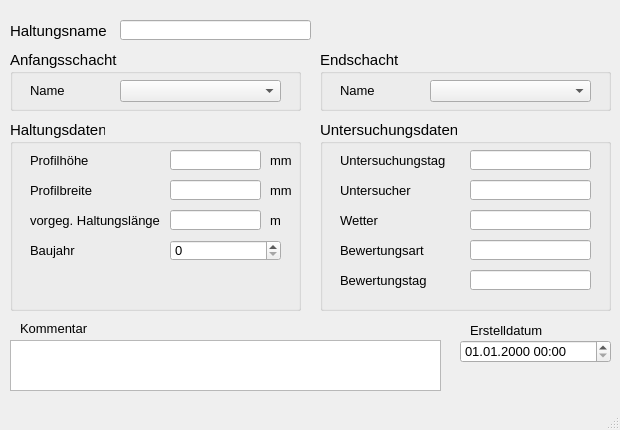
<?xml version="1.0" encoding="UTF-8"?>
<ui version="4.0">
 <class>MainWindow</class>
 <widget class="QMainWindow" name="MainWindow">
  <property name="geometry">
   <rect>
    <x>0</x>
    <y>0</y>
    <width>620</width>
    <height>430</height>
   </rect>
  </property>
  <property name="sizePolicy">
   <sizepolicy hsizetype="Preferred" vsizetype="Preferred">
    <horstretch>0</horstretch>
    <verstretch>0</verstretch>
   </sizepolicy>
  </property>
  <property name="minimumSize">
   <size>
    <width>620</width>
    <height>430</height>
   </size>
  </property>
  <property name="baseSize">
   <size>
    <width>0</width>
    <height>0</height>
   </size>
  </property>
  <property name="font">
   <font>
    <family>Tahoma</family>
    <pointsize>10</pointsize>
   </font>
  </property>
  <property name="windowTitle">
   <string>MainWindow</string>
  </property>
  <widget class="QWidget" name="centralwidget">
   <widget class="QLabel" name="label">
    <property name="geometry">
     <rect>
      <x>10</x>
      <y>20</y>
      <width>131</width>
      <height>21</height>
     </rect>
    </property>
    <property name="font">
     <font>
      <family>Tahoma</family>
      <pointsize>11</pointsize>
     </font>
    </property>
    <property name="text">
     <string>Haltungsname</string>
    </property>
   </widget>
   <widget class="QGroupBox" name="groupBox">
    <property name="geometry">
     <rect>
      <x>10</x>
      <y>50</y>
      <width>291</width>
      <height>61</height>
     </rect>
    </property>
    <property name="font">
     <font>
      <family>Tahoma</family>
      <pointsize>11</pointsize>
     </font>
    </property>
    <property name="title">
     <string>Anfangsschacht</string>
    </property>
    <widget class="QLabel" name="label_3">
     <property name="geometry">
      <rect>
       <x>20</x>
       <y>30</y>
       <width>91</width>
       <height>21</height>
      </rect>
     </property>
     <property name="font">
      <font>
       <family>Tahoma</family>
       <pointsize>10</pointsize>
      </font>
     </property>
     <property name="text">
      <string>Name</string>
     </property>
    </widget>
    <widget class="QComboBox" name="schoben">
     <property name="geometry">
      <rect>
       <x>110</x>
       <y>30</y>
       <width>161</width>
       <height>22</height>
      </rect>
     </property>
     <property name="font">
      <font>
       <family>Tahoma</family>
       <pointsize>10</pointsize>
      </font>
     </property>
     <property name="toolTip">
      <string>&lt;html&gt;&lt;head/&gt;&lt;body&gt;&lt;p&gt;Name des oberen Schachts&lt;/p&gt;&lt;/body&gt;&lt;/html&gt;</string>
     </property>
     <property name="statusTip">
      <string>Name des oberen Schachts</string>
     </property>
    </widget>
   </widget>
   <widget class="QGroupBox" name="groupBox_3">
    <property name="geometry">
     <rect>
      <x>320</x>
      <y>50</y>
      <width>291</width>
      <height>61</height>
     </rect>
    </property>
    <property name="font">
     <font>
      <family>Tahoma</family>
      <pointsize>11</pointsize>
     </font>
    </property>
    <property name="title">
     <string>Endschacht</string>
    </property>
    <widget class="QLabel" name="label_9">
     <property name="geometry">
      <rect>
       <x>20</x>
       <y>30</y>
       <width>71</width>
       <height>21</height>
      </rect>
     </property>
     <property name="font">
      <font>
       <family>Tahoma</family>
       <pointsize>10</pointsize>
      </font>
     </property>
     <property name="text">
      <string>Name</string>
     </property>
    </widget>
    <widget class="QComboBox" name="schunten">
     <property name="geometry">
      <rect>
       <x>110</x>
       <y>30</y>
       <width>161</width>
       <height>22</height>
      </rect>
     </property>
     <property name="font">
      <font>
       <family>Tahoma</family>
       <pointsize>10</pointsize>
      </font>
     </property>
     <property name="toolTip">
      <string>&lt;html&gt;&lt;head/&gt;&lt;body&gt;&lt;p&gt;Name des unteren Schachts&lt;/p&gt;&lt;/body&gt;&lt;/html&gt;</string>
     </property>
     <property name="statusTip">
      <string>Name des unteren Schachts</string>
     </property>
    </widget>
   </widget>
   <widget class="QTextEdit" name="kommentar">
    <property name="geometry">
     <rect>
      <x>10</x>
      <y>340</y>
      <width>431</width>
      <height>51</height>
     </rect>
    </property>
    <property name="font">
     <font>
      <family>Tahoma</family>
      <pointsize>10</pointsize>
     </font>
    </property>
    <property name="toolTip">
     <string>&lt;html&gt;&lt;head/&gt;&lt;body&gt;&lt;p&gt;Platz für zusätzliche Kommentare.&lt;/p&gt;&lt;/body&gt;&lt;/html&gt;</string>
    </property>
    <property name="statusTip">
     <string>Platz für zusätzliche Kommentare.</string>
    </property>
   </widget>
   <widget class="QLabel" name="label_22">
    <property name="geometry">
     <rect>
      <x>20</x>
      <y>320</y>
      <width>81</width>
      <height>16</height>
     </rect>
    </property>
    <property name="font">
     <font>
      <family>Tahoma</family>
      <pointsize>10</pointsize>
     </font>
    </property>
    <property name="text">
     <string>Kommentar</string>
    </property>
   </widget>
   <widget class="QLineEdit" name="haltnam">
    <property name="geometry">
     <rect>
      <x>120</x>
      <y>20</y>
      <width>191</width>
      <height>20</height>
     </rect>
    </property>
    <property name="font">
     <font>
      <family>Tahoma</family>
      <pointsize>10</pointsize>
     </font>
    </property>
    <property name="toolTip">
     <string>&lt;html&gt;&lt;head/&gt;&lt;body&gt;&lt;p&gt;Eindeutiger Haltungsname&lt;/p&gt;&lt;/body&gt;&lt;/html&gt;</string>
    </property>
    <property name="statusTip">
     <string>Eindeutiger Haltungsname</string>
    </property>
   </widget>
   <widget class="QGroupBox" name="groupBox_2">
    <property name="geometry">
     <rect>
      <x>10</x>
      <y>120</y>
      <width>291</width>
      <height>191</height>
     </rect>
    </property>
    <property name="font">
     <font>
      <family>Tahoma</family>
      <pointsize>11</pointsize>
     </font>
    </property>
    <property name="title">
     <string>Haltungsdaten</string>
    </property>
    <widget class="QLabel" name="label_7">
     <property name="geometry">
      <rect>
       <x>20</x>
       <y>60</y>
       <width>101</width>
       <height>21</height>
      </rect>
     </property>
     <property name="font">
      <font>
       <family>Tahoma</family>
       <pointsize>10</pointsize>
      </font>
     </property>
     <property name="text">
      <string>Profilbreite</string>
     </property>
    </widget>
    <widget class="QLabel" name="label_20">
     <property name="geometry">
      <rect>
       <x>260</x>
       <y>60</y>
       <width>31</width>
       <height>21</height>
      </rect>
     </property>
     <property name="font">
      <font>
       <family>Tahoma</family>
       <pointsize>10</pointsize>
      </font>
     </property>
     <property name="text">
      <string>mm</string>
     </property>
    </widget>
    <widget class="QLabel" name="label_21">
     <property name="geometry">
      <rect>
       <x>260</x>
       <y>90</y>
       <width>31</width>
       <height>21</height>
      </rect>
     </property>
     <property name="font">
      <font>
       <family>Tahoma</family>
       <pointsize>10</pointsize>
      </font>
     </property>
     <property name="text">
      <string>m </string>
     </property>
    </widget>
    <widget class="QLineEdit" name="laenge">
     <property name="geometry">
      <rect>
       <x>160</x>
       <y>90</y>
       <width>91</width>
       <height>20</height>
      </rect>
     </property>
     <property name="font">
      <font>
       <family>Tahoma</family>
       <pointsize>10</pointsize>
      </font>
     </property>
     <property name="toolTip">
      <string>&lt;html&gt;&lt;head/&gt;&lt;body&gt;&lt;p&gt;&lt;span style=&quot; font-size:10pt;&quot;&gt;vorgegebene Haltungslänge, falls diese nicht automatisch berechnet werden soll&lt;/span&gt;&lt;/p&gt;&lt;/body&gt;&lt;/html&gt;</string>
     </property>
     <property name="statusTip">
      <string>vorgegebene Haltungslänge, falls diese nicht automatisch berechnet werden soll</string>
     </property>
    </widget>
    <widget class="QLabel" name="label_17">
     <property name="geometry">
      <rect>
       <x>20</x>
       <y>90</y>
       <width>151</width>
       <height>21</height>
      </rect>
     </property>
     <property name="font">
      <font>
       <family>Tahoma</family>
       <pointsize>10</pointsize>
      </font>
     </property>
     <property name="text">
      <string>vorgeg. Haltungslänge</string>
     </property>
    </widget>
    <widget class="QLineEdit" name="hoehe">
     <property name="geometry">
      <rect>
       <x>160</x>
       <y>30</y>
       <width>91</width>
       <height>20</height>
      </rect>
     </property>
     <property name="font">
      <font>
       <family>Tahoma</family>
       <pointsize>10</pointsize>
      </font>
     </property>
     <property name="toolTip">
      <string>&lt;html&gt;&lt;head/&gt;&lt;body&gt;&lt;p&gt;Bedeutung hängt vom Profiltyp ab&lt;/p&gt;&lt;/body&gt;&lt;/html&gt;</string>
     </property>
     <property name="statusTip">
      <string>Bedeutung hängt vom Profiltyp ab</string>
     </property>
    </widget>
    <widget class="QLabel" name="label_16">
     <property name="geometry">
      <rect>
       <x>260</x>
       <y>30</y>
       <width>31</width>
       <height>21</height>
      </rect>
     </property>
     <property name="font">
      <font>
       <family>Tahoma</family>
       <pointsize>10</pointsize>
      </font>
     </property>
     <property name="text">
      <string>mm</string>
     </property>
    </widget>
    <widget class="QLineEdit" name="breite">
     <property name="geometry">
      <rect>
       <x>160</x>
       <y>60</y>
       <width>91</width>
       <height>20</height>
      </rect>
     </property>
     <property name="font">
      <font>
       <family>Tahoma</family>
       <pointsize>10</pointsize>
      </font>
     </property>
     <property name="toolTip">
      <string>&lt;html&gt;&lt;head/&gt;&lt;body&gt;&lt;p&gt;Bedeutung hängt vom Profiltyp ab&lt;/p&gt;&lt;/body&gt;&lt;/html&gt;</string>
     </property>
     <property name="statusTip">
      <string>Bedeutung hängt vom Profiltyp ab</string>
     </property>
    </widget>
    <widget class="QLabel" name="label_6">
     <property name="geometry">
      <rect>
       <x>20</x>
       <y>30</y>
       <width>101</width>
       <height>21</height>
      </rect>
     </property>
     <property name="font">
      <font>
       <family>Tahoma</family>
       <pointsize>10</pointsize>
      </font>
     </property>
     <property name="text">
      <string>Profilhöhe</string>
     </property>
    </widget>
    <widget class="QLabel" name="label_60">
     <property name="geometry">
      <rect>
       <x>20</x>
       <y>120</y>
       <width>151</width>
       <height>21</height>
      </rect>
     </property>
     <property name="font">
      <font>
       <family>Tahoma</family>
       <pointsize>10</pointsize>
      </font>
     </property>
     <property name="text">
      <string>Baujahr</string>
     </property>
    </widget>
    <widget class="QSpinBox" name="baujahr">
     <property name="geometry">
      <rect>
       <x>160</x>
       <y>120</y>
       <width>111</width>
       <height>21</height>
      </rect>
     </property>
     <property name="font">
      <font>
       <family>Tahoma</family>
       <pointsize>10</pointsize>
      </font>
     </property>
    </widget>
   </widget>
   <widget class="QLabel" name="label_71">
    <property name="geometry">
     <rect>
      <x>470</x>
      <y>320</y>
      <width>91</width>
      <height>21</height>
     </rect>
    </property>
    <property name="text">
     <string>Erstelldatum</string>
    </property>
   </widget>
   <widget class="QgsDateTimeEdit" name="createdat">
    <property name="geometry">
     <rect>
      <x>460</x>
      <y>340</y>
      <width>151</width>
      <height>23</height>
     </rect>
    </property>
    <property name="font">
     <font>
      <family>Tahoma</family>
      <pointsize>10</pointsize>
     </font>
    </property>
    <property name="currentSection">
     <enum>QDateTimeEdit::DaySection</enum>
    </property>
    <property name="displayFormat">
     <string>dd.MM.yyyy HH:mm</string>
    </property>
   </widget>
   <widget class="QGroupBox" name="groupBox_4">
    <property name="geometry">
     <rect>
      <x>320</x>
      <y>120</y>
      <width>291</width>
      <height>191</height>
     </rect>
    </property>
    <property name="font">
     <font>
      <family>Tahoma</family>
      <pointsize>11</pointsize>
     </font>
    </property>
    <property name="title">
     <string>Untersuchungsdaten</string>
    </property>
    <widget class="QLabel" name="label_61">
     <property name="geometry">
      <rect>
       <x>20</x>
       <y>30</y>
       <width>151</width>
       <height>21</height>
      </rect>
     </property>
     <property name="font">
      <font>
       <family>Tahoma</family>
       <pointsize>10</pointsize>
      </font>
     </property>
     <property name="text">
      <string>Untersuchungstag</string>
     </property>
    </widget>
    <widget class="QLineEdit" name="untersuchtag">
     <property name="geometry">
      <rect>
       <x>150</x>
       <y>30</y>
       <width>121</width>
       <height>20</height>
      </rect>
     </property>
     <property name="font">
      <font>
       <family>Tahoma</family>
       <pointsize>10</pointsize>
      </font>
     </property>
    </widget>
    <widget class="QLabel" name="label_62">
     <property name="geometry">
      <rect>
       <x>20</x>
       <y>60</y>
       <width>151</width>
       <height>21</height>
      </rect>
     </property>
     <property name="font">
      <font>
       <family>Tahoma</family>
       <pointsize>10</pointsize>
      </font>
     </property>
     <property name="text">
      <string>Untersucher</string>
     </property>
    </widget>
    <widget class="QLineEdit" name="untersucher">
     <property name="geometry">
      <rect>
       <x>150</x>
       <y>60</y>
       <width>121</width>
       <height>20</height>
      </rect>
     </property>
     <property name="font">
      <font>
       <family>Tahoma</family>
       <pointsize>10</pointsize>
      </font>
     </property>
    </widget>
    <widget class="QLabel" name="label_63">
     <property name="geometry">
      <rect>
       <x>20</x>
       <y>90</y>
       <width>151</width>
       <height>21</height>
      </rect>
     </property>
     <property name="font">
      <font>
       <family>Tahoma</family>
       <pointsize>10</pointsize>
      </font>
     </property>
     <property name="text">
      <string>Wetter</string>
     </property>
    </widget>
    <widget class="QLineEdit" name="wetter">
     <property name="geometry">
      <rect>
       <x>150</x>
       <y>90</y>
       <width>121</width>
       <height>20</height>
      </rect>
     </property>
     <property name="font">
      <font>
       <family>Tahoma</family>
       <pointsize>10</pointsize>
      </font>
     </property>
    </widget>
    <widget class="QLabel" name="label_64">
     <property name="geometry">
      <rect>
       <x>20</x>
       <y>120</y>
       <width>151</width>
       <height>21</height>
      </rect>
     </property>
     <property name="font">
      <font>
       <family>Tahoma</family>
       <pointsize>10</pointsize>
      </font>
     </property>
     <property name="text">
      <string>Bewertungsart</string>
     </property>
    </widget>
    <widget class="QLineEdit" name="bewertungsart">
     <property name="geometry">
      <rect>
       <x>150</x>
       <y>120</y>
       <width>121</width>
       <height>20</height>
      </rect>
     </property>
     <property name="font">
      <font>
       <family>Tahoma</family>
       <pointsize>10</pointsize>
      </font>
     </property>
    </widget>
    <widget class="QLabel" name="label_65">
     <property name="geometry">
      <rect>
       <x>20</x>
       <y>150</y>
       <width>151</width>
       <height>21</height>
      </rect>
     </property>
     <property name="font">
      <font>
       <family>Tahoma</family>
       <pointsize>10</pointsize>
      </font>
     </property>
     <property name="text">
      <string>Bewertungstag</string>
     </property>
    </widget>
    <widget class="QLineEdit" name="bewertungstag">
     <property name="geometry">
      <rect>
       <x>150</x>
       <y>150</y>
       <width>121</width>
       <height>20</height>
      </rect>
     </property>
     <property name="font">
      <font>
       <family>Tahoma</family>
       <pointsize>10</pointsize>
      </font>
     </property>
    </widget>
   </widget>
  </widget>
  <widget class="QMenuBar" name="menubar">
   <property name="geometry">
    <rect>
     <x>0</x>
     <y>0</y>
     <width>620</width>
     <height>27</height>
    </rect>
   </property>
  </widget>
  <widget class="QStatusBar" name="statusbar"/>
 </widget>
 <customwidgets>
  <customwidget>
   <class>QgsDateTimeEdit</class>
   <extends>QDateTimeEdit</extends>
   <header>qgsdatetimeedit.h</header>
  </customwidget>
 </customwidgets>
 <tabstops>
  <tabstop>haltnam</tabstop>
  <tabstop>schoben</tabstop>
  <tabstop>schunten</tabstop>
  <tabstop>hoehe</tabstop>
  <tabstop>breite</tabstop>
  <tabstop>laenge</tabstop>
  <tabstop>createdat</tabstop>
  <tabstop>kommentar</tabstop>
 </tabstops>
 <resources/>
 <connections/>
</ui>
